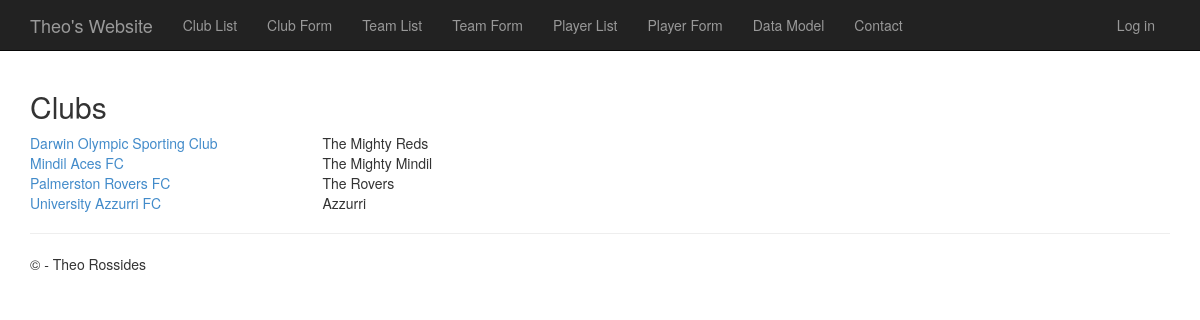
Page /clubs on the committed database.
### app/models.py (models this page shows, shortened)
class Club(models.Model):
    name = models.CharField("club",max_length=50, help_text='Name of the Club.')
    year_formed = models.PositiveIntegerField(help_text='The year the Club was formed.')
    president_name = models.CharField(max_length=25, help_text='The president name of the Club.')
    email = models.EmailField(help_text='The contact email address for the Club.')
    phone_number = models.CharField(max_length=12, help_text='The phone number to contact the Club.')
    club_nickname = models.CharField(max_length=20, help_text='The Nickname of the Club.')

### app/views.py (the view)
# urls.py: url(r'^clubs$', app.views.clubs, name='clubs'),
def clubs(request):
    clubs = Club.objects.all();
    return render_to_response('app/clubs.html', { 'clubs': clubs });

### app/templates/app/clubs.html
﻿{% extends "app/layout.html" %}
{% block content %}
    <h2>Clubs</h2>
    {% for club in clubs %}
        <div class="row">
            <div class="col-md-3">
                <a href="{% url 'clubdetails' club.id %}">
                    {{ club.name }}
                </a>
            </div>
            <div class="col-md-3">
                {{ club.club_nickname }}
            </div>
        </div>
    {% endfor %}
{% endblock %}

### app/static/app/content/site.css (style rules this page uses)
body { padding-top: 50px; padding-bottom: 20px; }

### rows in the picture
Club: name "Darwin Olympic Sporting Club", club_nickname "The Mighty Reds"
Club: name "Mindil Aces FC", club_nickname "The Mighty Mindil"
Club: name "Palmerston Rovers FC", club_nickname "The Rovers"
Club: name "University Azzurri FC", club_nickname "Azzurri"
